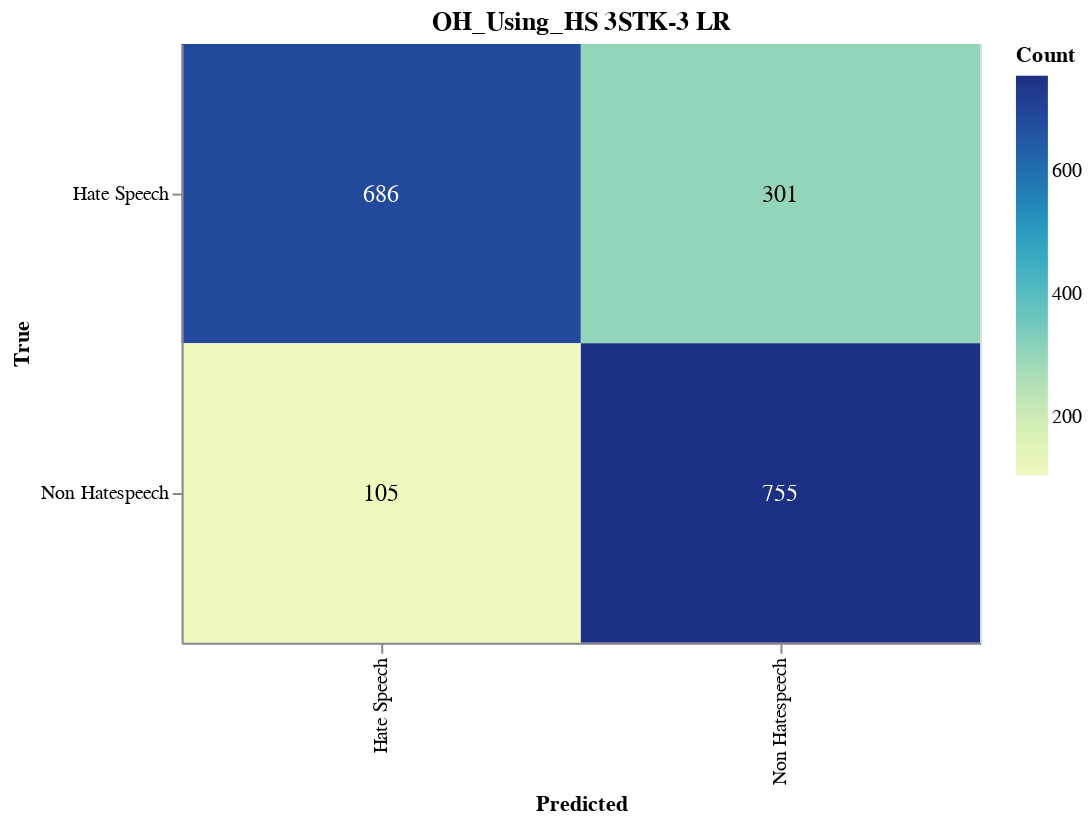

The code cell stored with this chart in its notebook:
### Markdown cell above
#### Save CM

### Code cell
import altair as alt
import altair_saver
import pandas as pd
from sklearn.metrics import confusion_matrix

# Calculate the confusion matrix
cm = confusion_matrix(y_val, adjusted_predictions)

# Define class names
class_names = ['Hate Speech', 'Non Hatespeech']

# Convert confusion matrix to DataFrame
cm_df = pd.DataFrame(cm, index=class_names, columns=class_names).reset_index().melt(id_vars='index')
cm_df.columns = ['True', 'Predicted', 'Count']

# Ensure the order of categories
cm_df['True'] = pd.Categorical(cm_df['True'], categories=class_names, ordered=True)
cm_df['Predicted'] = pd.Categorical(cm_df['Predicted'], categories=class_names, ordered=True)

# Create the Altair plot
heatmap = alt.Chart(cm_df).mark_rect().encode(
    x=alt.X('Predicted:O', sort=class_names),
    y=alt.Y('True:O', sort=class_names),
    color='Count:Q',
    tooltip=['True', 'Predicted', 'Count']
).properties(
    width=400,
    height=300,
    title='OH_Using_HS 3STK-3 LR'
)

# Add text labels
text = heatmap.mark_text(
    align='center',
    baseline='middle',
    fontSize=12
).encode(
    text='Count:Q',
    color=alt.condition(
        alt.datum.Count > cm.max() / 2,
        alt.value('white'),
        alt.value('black')
    )
)

# Combine heatmap and text
final_chart = heatmap + text

# Display the plot
final_chart.show()

### Figure 1 — Vega-Lite specification as saved in the notebook (floating-point values rounded to 4 significant figures)
{"config": {"view": {"continuousWidth": 300, "continuousHeight": 300}}, "layer": [{"mark": {"type": "rect"}, "encoding": {"color": {"field": "Count", "type": "quantitative"}, "tooltip": [{"field": "True", "type": "ordinal"}, {"field": "Predicted", "type": "ordinal"}, {"field": "Count", "type": "quantitative"}], "x": {"field": "Predicted", "sort": ["Hate Speech", "Non Hatespeech"], "type": "ordinal"}, "y": {"field": "True", "sort": ["Hate Speech", "Non Hatespeech"], "type": "ordinal"}}, "title": "OH_Using_HS 3STK-3 LR"}, {"mark": {"type": "text", "align": "center", "baseline": "middle", "fontSize": 12}, "encoding": {"color": {"condition": {"test": "(datum.Count > 377.5)", "value": "white"}, "value": "black"}, "text": {"field": "Count", "type": "quantitative"}, "tooltip": [{"field": "True", "type": "ordinal"}, {"field": "Predicted", "type": "ordinal"}, {"field": "Count", "type": "quantitative"}], "x": {"field": "Predicted", "sort": ["Hate Speech", "Non Hatespeech"], "type": "ordinal"}, "y": {"field": "True", "sort": ["Hate Speech", "Non Hatespeech"], "type": "ordinal"}}, "title": "OH_Using_HS 3STK-3 LR"}], "data": {"name": "data-56027dc22df24bafc5f64bb7d557aa9d"}, "height": 300, "width": 400, "$schema": "https://vega.github.io/schema/vega-lite/v5.17.0.json", "datasets": {"data-56027dc22df24bafc5f64bb7d557aa9d": [{"True": "Hate Speech", "Predicted": "Hate Speech", "Count": 686}, {"True": "Non Hatespeech", "Predicted": "Hate Speech", "Count": 105}, {"True": "Hate Speech", "Predicted": "Non Hatespeech", "Count": 301}, {"True": "Non Hatespeech", "Predicted": "Non Hatespeech", "Count": 755}]}}
